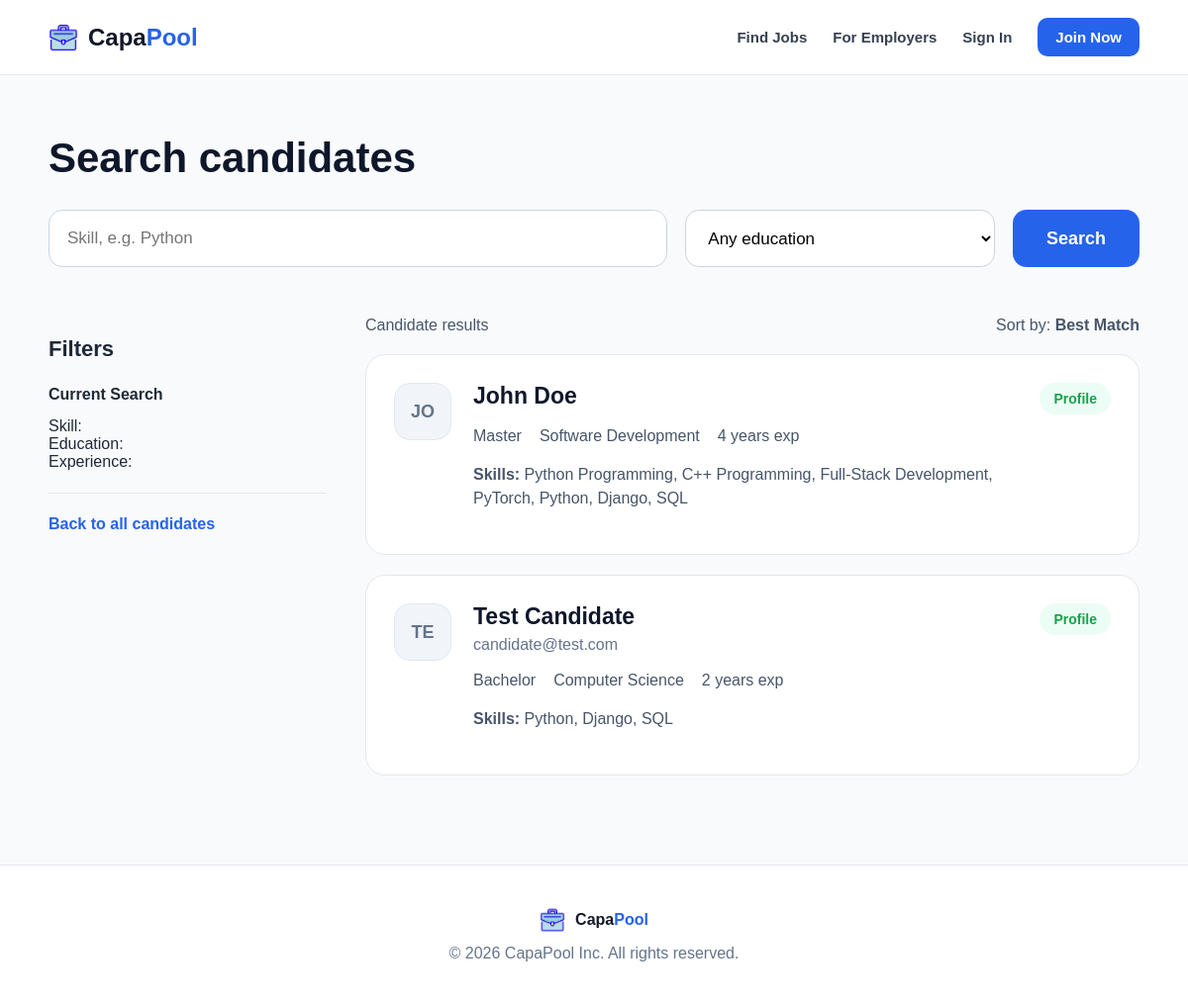
/candidates/search/, run on an earlier commit of the app's database.
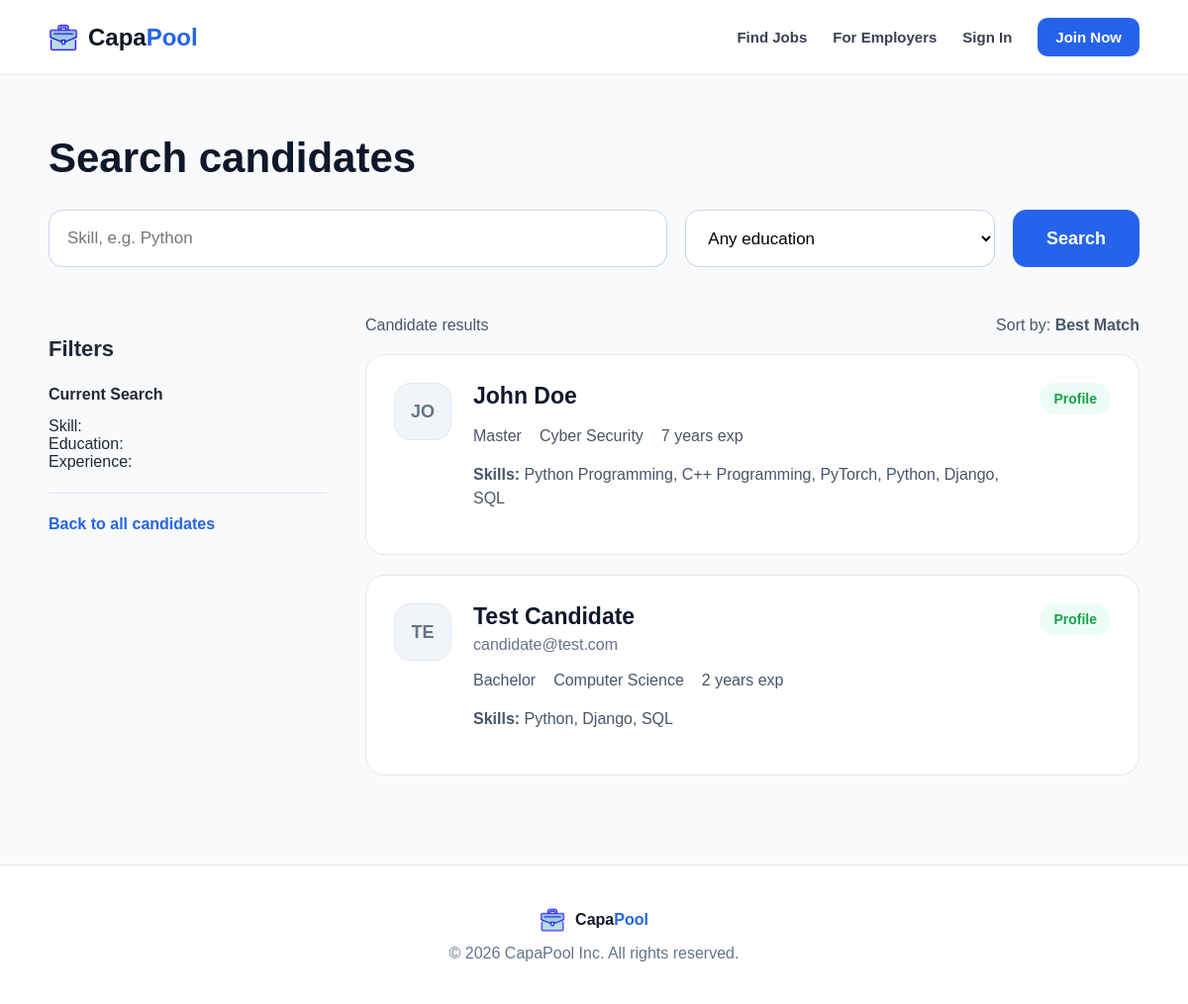
And on a later commit of the database.
### candidates/models.py (models this page shows, shortened)
class CandidateProfile(models.Model):
	education_choices = [
		('high_school', 'High School'),
		('diploma', 'Diploma'),
		('bachelor', 'Bachelor'),
		('master', 'Master'),
		('phd', 'PhD'),
	]
	work_mode_choices = [
		('remote', 'Remote'),
		('onsite', 'On-site'),
		('hybrid', 'Hybrid'),
	]
	user = models.OneToOneField(User, on_delete=models.CASCADE)
	full_name = models.CharField(max_length=150)
	contact_email = models.EmailField()
	phone_number = models.CharField(max_length=30, blank=True)
	education_level = models.CharField(max_length=50, choices=education_choices)
	major = models.CharField(max_length=100)
	years_of_experience = models.PositiveIntegerField(default=0)
	work_experience = models.TextField(blank=True)
	is_member = models.BooleanField(default=False)
	skills = models.ManyToManyField(Skill, blank=True)
	resume = models.FileField(upload_to='resume/', blank=True, null=True)
	preferred_location = models.CharField(max_length=100, blank=True)
	preferred_work_mode = models.CharField(max_length=30, blank=True)
	created_at = models.DateTimeField(auto_now_add=True)

class Skill(models.Model):
	name = models.CharField(max_length=100, unique=True)

### candidates/views.py (the view, shortened to what this page needs)
# urls.py: path('search/', views.candidate_search, name='candidate_search'),
def candidate_search(request):
    query = request.GET.get('q', '').strip()
    skill = request.GET.get('skill', '').strip()
    education = request.GET.get('education', '').strip()
    experience = request.GET.get('experience', '').strip()
    preferred_location = request.GET.get('preferred_location', '').strip()
    preferred_work_mode = request.GET.get('preferred_work_mode', '').strip()
    candidates = CandidateProfile.objects.all()
    if skill:
        candidates = candidates.filter(skills__name__icontains=skill)
    if education:
        candidates = candidates.filter(education_level=education)
    if experience:
        candidates = candidates.filter(years_of_experience__gte=experience)
    if preferred_location:
        candidates = candidates.filter(preferred_location__icontains=preferred_location)
    if preferred_work_mode:
        candidates = candidates.filter(preferred_work_mode=preferred_work_mode)
    candidates = candidates.distinct().order_by('-created_at')
    return render(request, 'candidates/candidate_search.html', {
        'candidates': candidates,
        'query': query,
        'skill': skill,
        'education': education,
        'experience': experience,
        'preferred_location': preferred_location,
        'preferred_work_mode': preferred_work_mode,
        'education_choices': CandidateProfile.education_choices,
        'work_mode_choices': CandidateProfile.work_mode_choices,
    })

### templates/candidates/candidate_search.html (shortened to what this page needs)
{% extends "base.html" %}
{% load static %}
{% block content %}
<section class="jobs-top-section">
    <h1>Search candidates</h1>
    <form method="get" class="figma-job-search">
        <input type="text" name="skill" value="{{ skill }}" placeholder="Skill, e.g. Python">
        <select name="education">
            <option value="">Any education</option>
        </select>
        <button type="submit">Search</button>
    </form>
</section>
<section class="figma-jobs-layout">
    <aside class="job-filter-box">
        <h2>Filters</h2>
        <div class="filter-group">
            <h3>Current Search</h3>
            <p>Skill: <strong>{{ skill }}</strong></p>
            <p>Education: <strong>{{ education }}</strong></p>
            <p>Experience: <strong>{{ experience }}</strong></p>
        </div>
        <a href="{% url 'candidate_list' %}" class="create-job-link">Back to all candidates</a>
    </aside>
    <section class="job-results-area">
        <div class="job-results-header">
            <p>Candidate results</p>
            <p>Sort by: <strong>Best Match</strong></p>
        </div>
        {% for candidate in candidates %}
            <div class="figma-job-card">
                <div class="company-initials">{{ candidate.full_name|slice:":2" }}</div>
                <div class="job-main-info">
                    <h2>{{ candidate.full_name }}</h2>
                    <p class="company-name">{{ candidate.contact_email }}</p>
                    <div class="job-meta-row">
                        <span>{{ candidate.get_education_level_display }}</span>
                        <span>{{ candidate.major }}</span>
                        <span>{{ candidate.years_of_experience }} years exp</span>
                    </div>
                    <p class="job-description">
                        <strong>Skills:</strong>
                        {% for skill in candidate.skills.all %}
                            {{ skill.name }}{% if not forloop.last %}, {% endif %}
                        {% empty %}
                            No skills listed.
                        {% endfor %}
                    </p>
                </div>
                <span class="posted-badge">Profile</span>
            </div>
        {% empty %}
            <div class="empty-message"><p>No matching candidate found.</p></div>
        {% endfor %}
    </section>
</section>
{% endblock %}

What changed in the data, as far as the page shows it:
changed CandidateProfile "John Doe": loses Skill (name "Full-Stack Development"); major "Software Development" → "Cyber Security"; years_of_experience "4" → "7"
